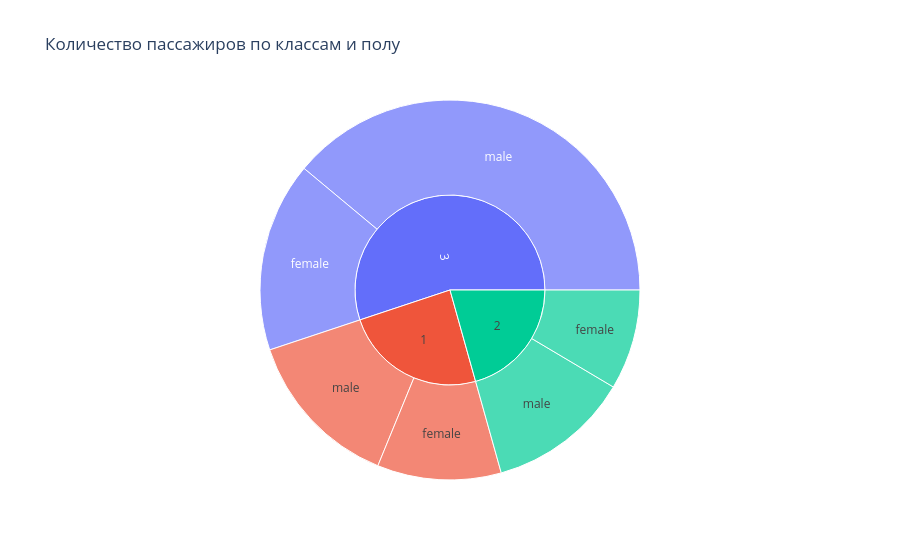

Notebook source saved alongside this figure:
### Markdown cell above
## 5. Интерактивный Sunburst plot (класс -> пол)
Первый уровень иерархии - количество пассажиров в каждом классе, второй уровень - сколько среди них женщин и мужчин.

### Code cell
data = df.groupby(['Pclass', 'Sex']).size().reset_index(name='count')
fig = px.sunburst(data, path=['Pclass', 'Sex'], values='count',
                  title='Количество пассажиров по классам и полу')
fig.show()

### Figure 1 — Plotly figure (JSON) as saved in the notebook; plotly's stock layout.template omitted (floating-point values rounded to 4 significant figures)
{"data": [{"branchvalues": "total", "domain": {"x": [0.0, 1.0], "y": [0.0, 1.0]}, "hovertemplate": "labels=%{label}<br>count=%{value}<br>parent=%{parent}<br>id=%{id}<extra></extra>", "ids": ["1/female", "1/male", "2/female", "2/male", "3/female", "3/male", "1", "2", "3"], "labels": ["female", "male", "female", "male", "female", "male", "1", "2", "3"], "name": "", "parents": ["1", "1", "2", "2", "3", "3", "", "", ""], "type": "sunburst", "values": [94.0, 122.0, 76.0, 108.0, 144.0, 347.0, 216.0, 184.0, 491.0]}], "layout": {"legend": {"tracegroupgap": 0}, "title": {"text": "Количество пассажиров по классам и полу"}}}
